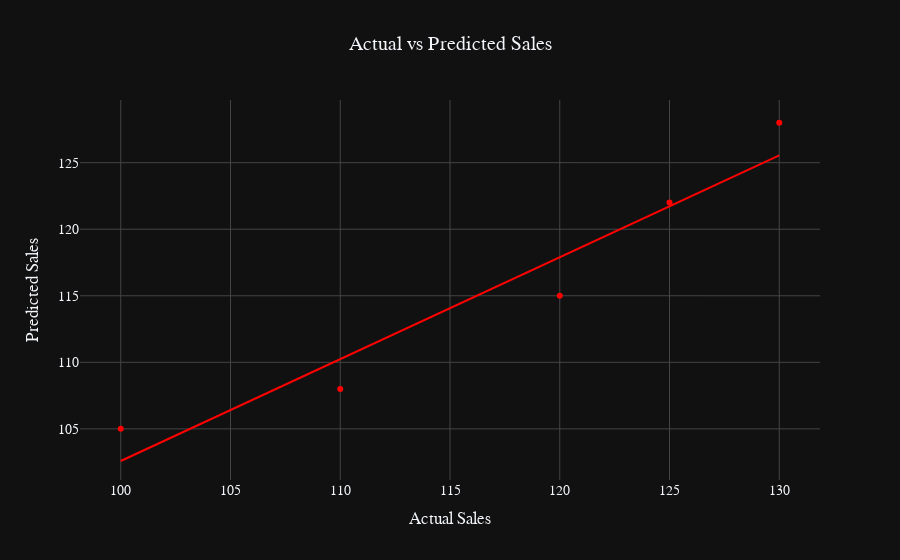

Notebook code for this chart:
### Code cell
import pandas as pd
import plotly.express as px

y_test = [100, 120, 110, 130, 125]
y_pred_test = [105, 115, 108, 128, 122]

data = pd.DataFrame({
    'Type': ['Actual'] * len(y_test) + ['Predicted'] * len(y_pred_test),
    'Sales': list(y_test) + list(y_pred_test)
})

# Display DataFrame
print(data)

# Scatterplot using Plotly Express
fig = px.scatter(x=y_test, y=y_pred_test, trendline='ols',
                  title='Actual vs Predicted Sales',
                  labels={'x': 'Actual Sales', 'y': 'Predicted Sales'},
                  template='plotly_dark',
                  color_discrete_sequence=['#ff0000'])
#color_discrete_sequence: This parameter is used to specify a list of colors for a categorical variable.
fig.update_layout(
    font_size=14,
    font_family='Arial',
    title_x=0.5,
    title_font_size=20,
    xaxis=dict(gridcolor='#444444'),
    yaxis=dict(gridcolor='#444444')
)

fig.show()

### Figure 1 — Plotly figure (JSON) as saved in the notebook; plotly's stock layout.template omitted (floating-point values rounded to 4 significant figures)
{"data": [{"hovertemplate": "Actual Sales=%{x}<br>Predicted Sales=%{y}<extra></extra>", "legendgroup": "", "marker": {"color": "#ff0000", "symbol": "circle"}, "mode": "markers", "name": "", "orientation": "v", "showlegend": false, "type": "scatter", "x": [100, 120, 110, 130, 125], "xaxis": "x", "y": [105, 115, 108, 128, 122], "yaxis": "y"}, {"hovertemplate": "<b>OLS trendline</b><br>y = 0.765517 * x + 26.0345<br>R<sup>2</sup>=0.930695<br><br>Actual Sales=%{x}<br>Predicted Sales=%{y} <b>(trend)</b><extra></extra>", "legendgroup": "", "marker": {"color": "#ff0000", "symbol": "circle"}, "mode": "lines", "name": "", "showlegend": false, "type": "scatter", "x": [100, 110, 120, 125, 130], "xaxis": "x", "y": [102.6, 110.2, 117.9, 121.7, 125.6], "yaxis": "y"}], "layout": {"autosize": true, "font": {"family": "Arial", "size": 14}, "legend": {"tracegroupgap": 0}, "title": {"font": {"size": 20}, "text": "Actual vs Predicted Sales", "x": 0.5}, "xaxis": {"anchor": "y", "autorange": true, "domain": [0, 1], "gridcolor": "#444444", "range": [98.19, 131.8], "title": {"text": "Actual Sales"}, "type": "linear"}, "yaxis": {"anchor": "x", "autorange": true, "domain": [0, 1], "gridcolor": "#444444", "range": [101.1, 130.0], "title": {"text": "Predicted Sales"}, "type": "linear"}}}
